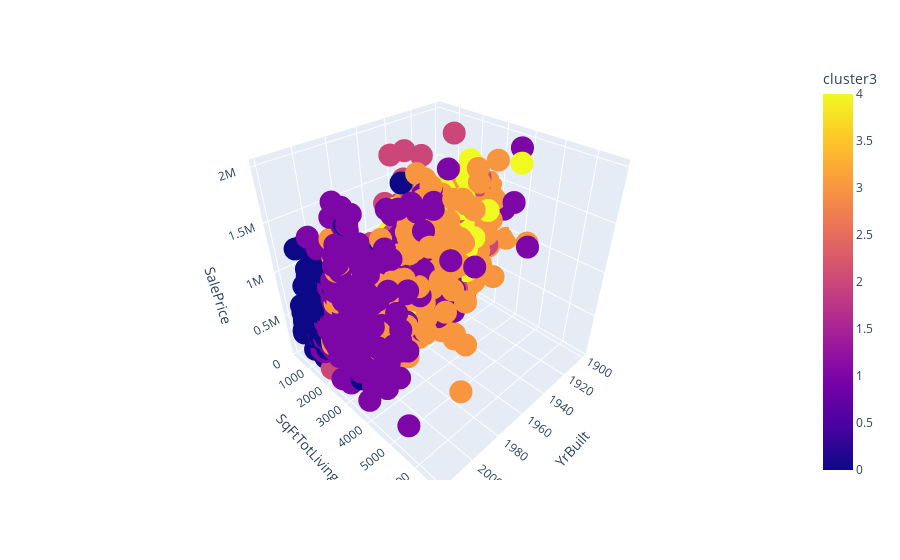

The cell this chart's notebook holds for it:
### Code cell
#Grafico 3d de 5 agrupaciones 
fig = px.scatter_3d(df, x='YrBuilt', y='SqFtTotLiving', z='SalePrice',
              color='cluster3')
fig.show()

### Figure 1 — Plotly figure (JSON) as saved in the notebook; plotly's stock layout.template omitted (floating-point values rounded to 4 significant figures; data arrays with more than 128 entries replaced by an {"elided": "..."} marker saying what was removed)
{"data": [{"hovertemplate": "YrBuilt=%{x}<br>SqFtTotLiving=%{y}<br>SalePrice=%{z}<br>cluster3=%{marker.color}<extra></extra>", "legendgroup": "", "marker": {"color": {"elided": "4915 int values"}, "coloraxis": "coloraxis", "symbol": "circle"}, "mode": "markers", "name": "", "scene": "scene", "showlegend": false, "type": "scatter3d", "x": {"elided": "4915 int values"}, "y": {"elided": "4915 int values"}, "z": {"elided": "4915 int values"}}], "layout": {"coloraxis": {"colorbar": {"title": {"text": "cluster3"}}, "colorscale": [[0, "#0d0887"], [0.1111, "#46039f"], [0.2222, "#7201a8"], [0.3333, "#9c179e"], [0.4444, "#bd3786"], [0.5556, "#d8576b"], [0.6667, "#ed7953"], [0.7778, "#fb9f3a"], [0.8889, "#fdca26"], [1, "#f0f921"]]}, "legend": {"tracegroupgap": 0}, "margin": {"t": 60}, "scene": {"domain": {"x": [0, 1], "y": [0, 1]}, "xaxis": {"title": {"text": "YrBuilt"}}, "yaxis": {"title": {"text": "SqFtTotLiving"}}, "zaxis": {"title": {"text": "SalePrice"}}}}}
